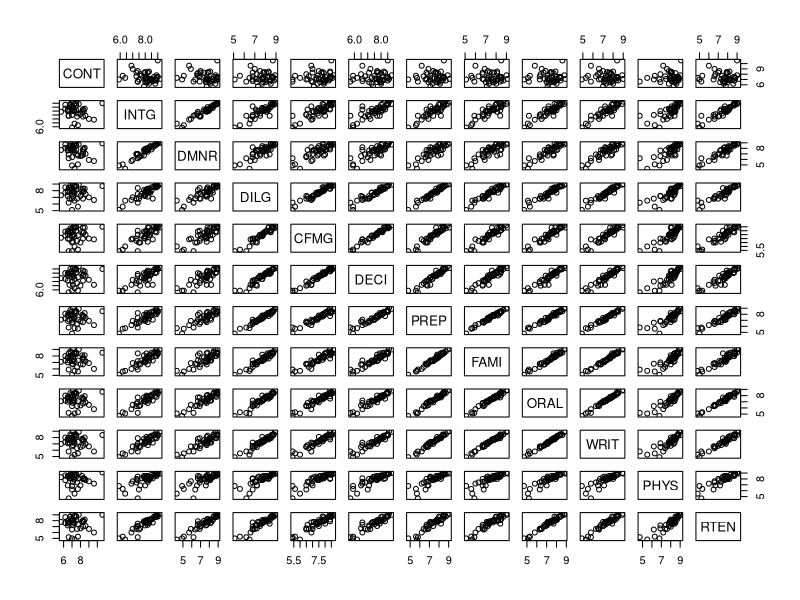
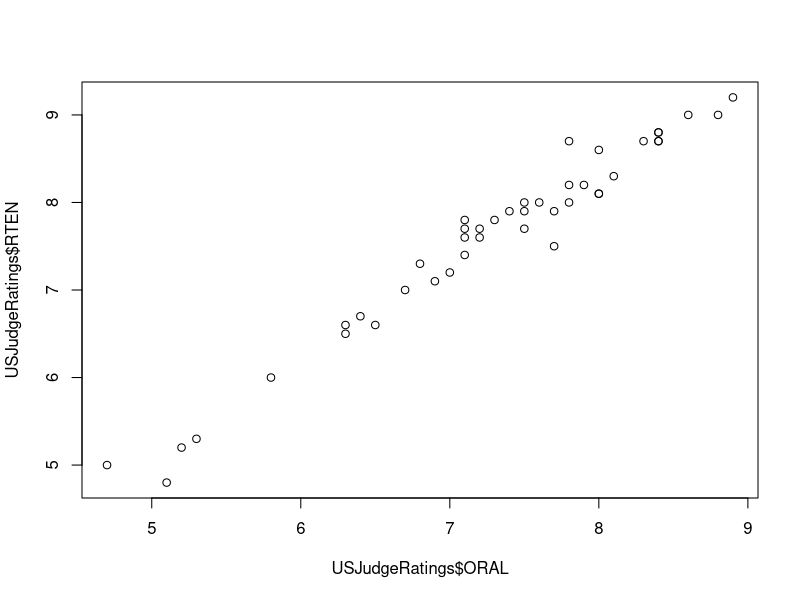
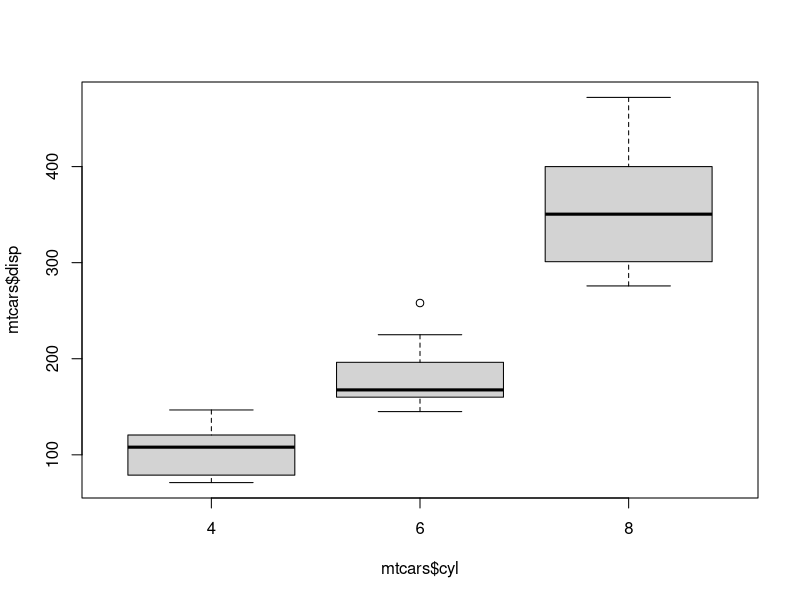
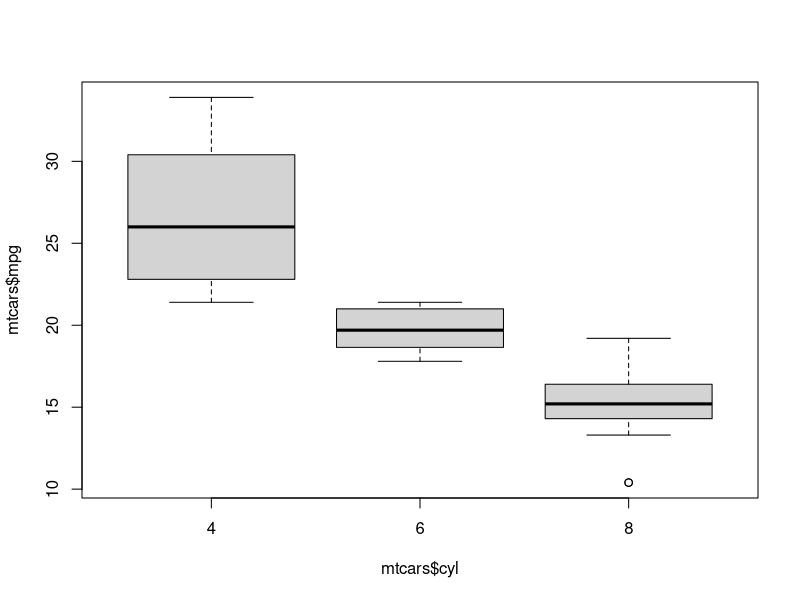
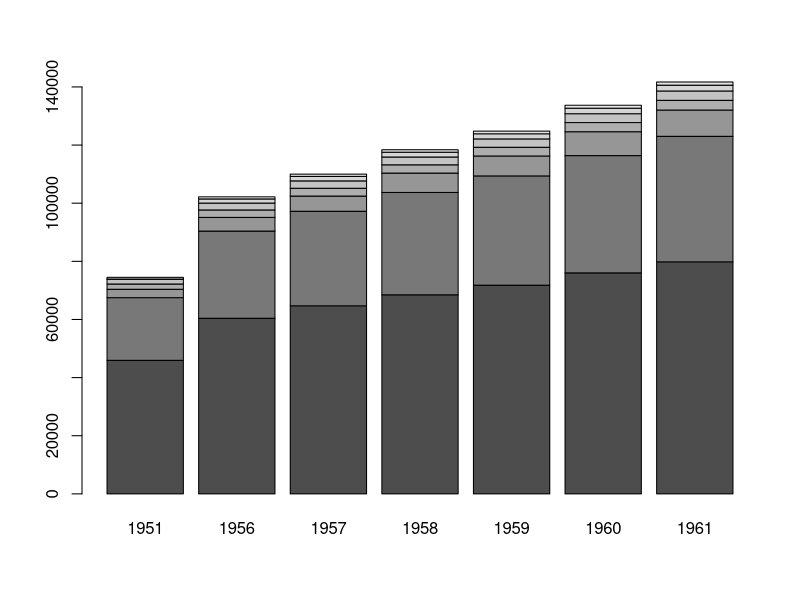
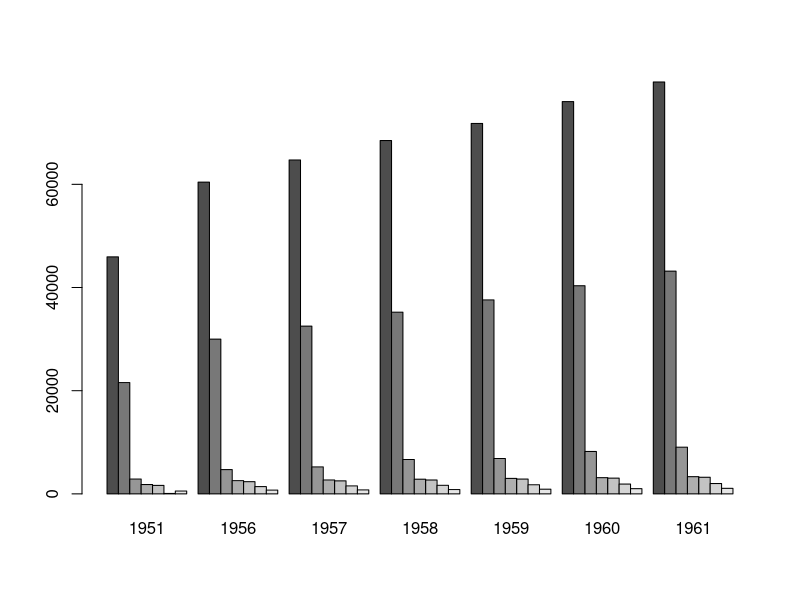
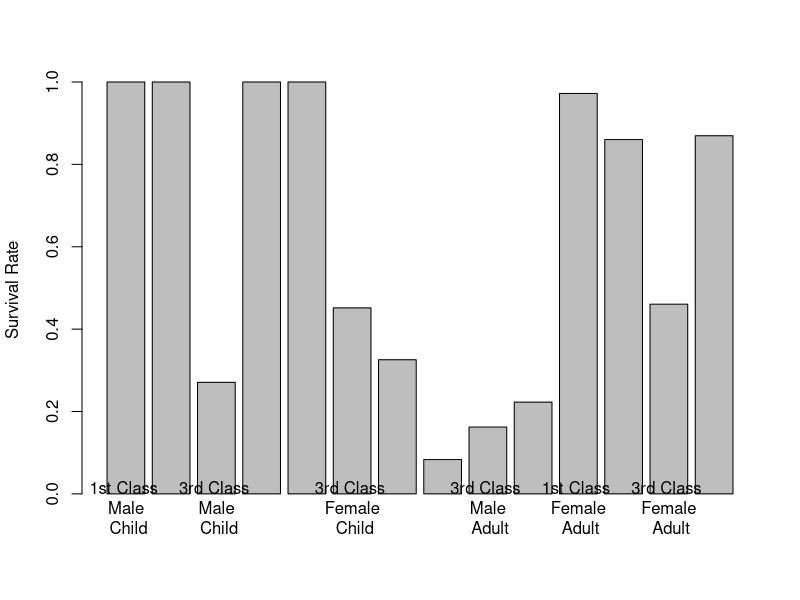

The R source for these figures, in order:
#Plotting asignment by Andrew Brown 2/5/2019

data(USJudgeRatings)
pairs(USJudgeRatings) #Creates multiple scatter plots, one for each combination of variables
plot(USJudgeRatings$ORAL,USJudgeRatings$RTEN) #Creates a scatter plot of the variable most correlated with RTEN

data(mtcars)
boxplot(mtcars$disp ~ mtcars$cyl) #Creates a boxplot of displacement, separated by number of cylinders
boxplot(mtcars$mpg ~ mtcars$cyl) #Creates a boxplot of mpg, separated by number of cylinders

data(WorldPhones)
barplot(t(WorldPhones))#Creates a barplot of WorldPhones but it is transposed
barplot(t(WorldPhones), beside=TRUE) #Creates the same bar plot as above, but rather than stacking the countries on top of eachother they are beside eachother

#Assignment for the titanic set:
#Create the best plot you can to answer the following question:
#What factors increase your likelihood to survive?
#Is a particular group most likely to survive?
data(Titanic)
#These next 5 lines of code simply reshape the data frame to make graphing easier
v1<-c(as.data.frame(Titanic)$Freq[17:32])#Create a vector with the numbers of those who survived
df<-as.data.frame(Titanic)[1:16,]#Chop off the bottom half of the Titanic dataset
df$Survived<-v1 #Modify the survived column to have the number values rather than yes or no
colnames(df)[5]<-"Died" #Rename the last column appropriately
df$S_Rate<-c(df$Survived/(df$Survived+df$Died)) #Create a column that has the survival rate for that group
#Next two lines remove NaN valuesbecause there were no children on the crew
df<-df[-4,]
df<-df[-7,]
#Next two lines remove the survived and died columns so we are left with only the survival rate
df<-df[,-4]
df<-df[,-4]
#Now we create the barplot with height=df$S_Rate, meaning our y-axis will be the survival rate from 0 to 1
#The second argument sets the y-axis's label to "Survival Rate"
#The third argument labels each of the 14 bars respective to its class, gender, and age (the paste function is needed to concatenate the strings into one string)
barplot(df$S_Rate, ylab="Survival Rate", names.arg=paste(df$Class,"Class","\n",df$Sex,"\n",df$Age))